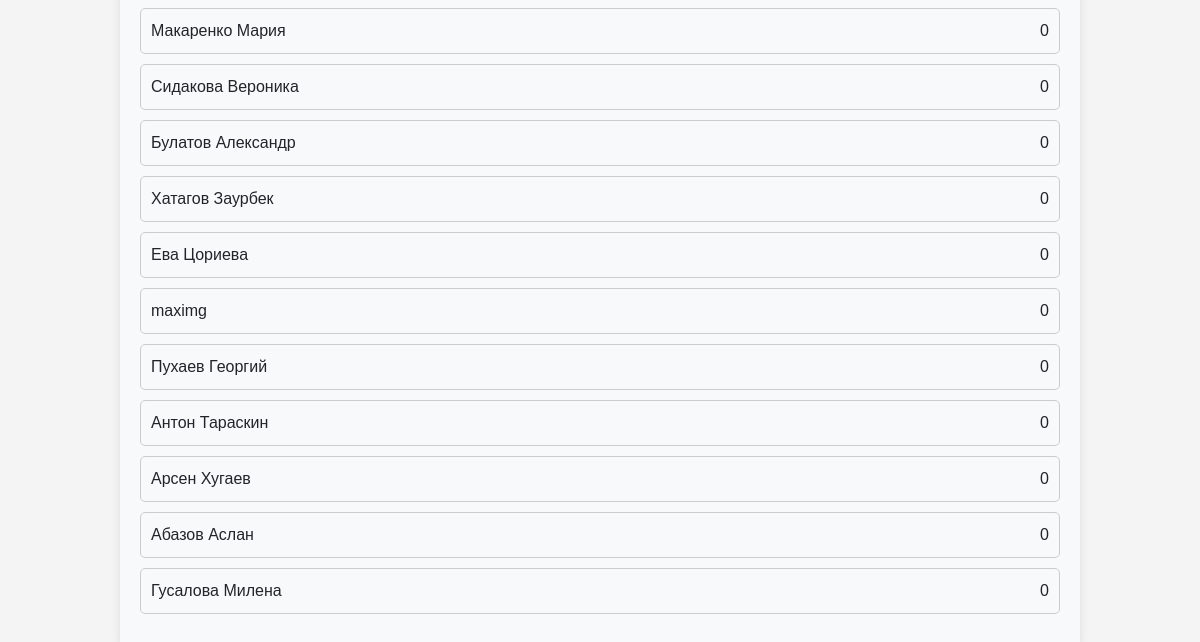
/top_students (signed in, lower part), run on an earlier commit of the app's database.
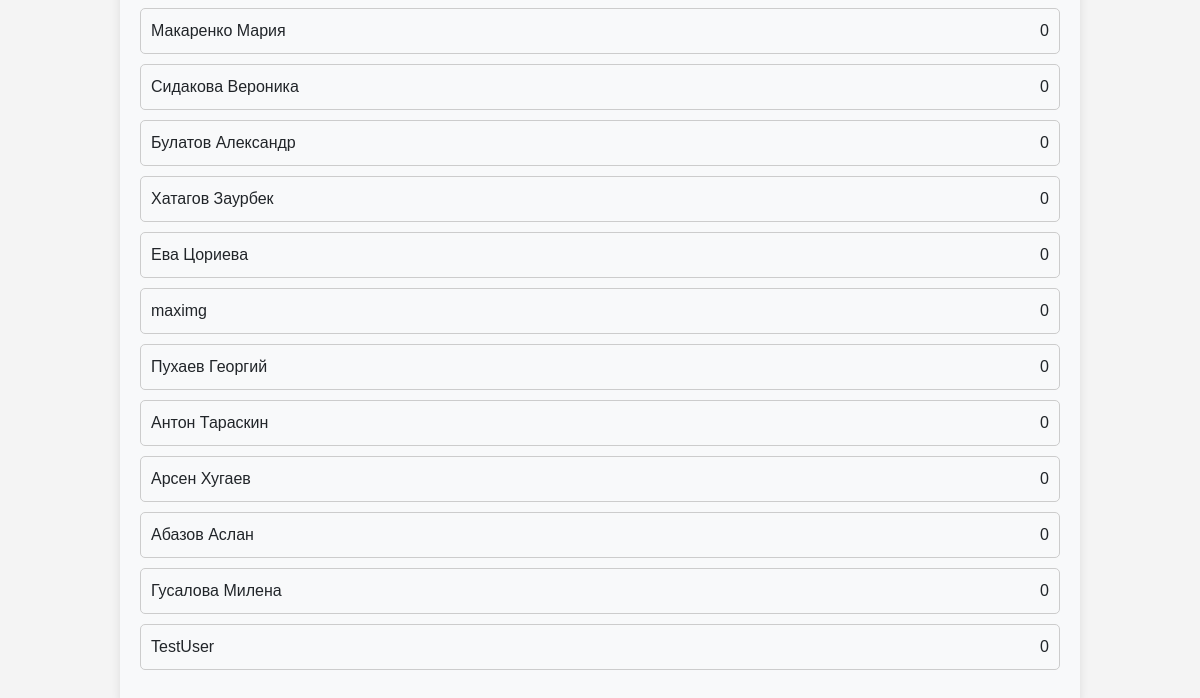
And on a later commit of the database.
### data/users.py (models this page shows)
class User(SqlAlchemyBase, UserMixin, SerializerMixin):
    __tablename__ = "users"
    id = sqlalchemy.Column(
        sqlalchemy.Integer,
        primary_key=True,
        autoincrement=True,
    )
    name = sqlalchemy.Column(
        sqlalchemy.String,
        nullable=True,
    )
    group_id = sqlalchemy.Column(
        sqlalchemy.Integer,
        sqlalchemy.ForeignKey(
            "groups.id",
            ondelete="CASCADE",
        ),
        nullable=False,
    )
    date_of_birth = sqlalchemy.Column(
        sqlalchemy.Date,
        nullable=False,
    )
    user_level = sqlalchemy.Column(
        sqlalchemy.String,
        default="student",
    )

### server.py (the view)
@app.route("/top_students")
@login_required
def top_students():
    if current_user.user_level == "admin":
        db_sess = db_session.create_session()
        students = db_sess.query(User).filter(User.user_level == "student").all()
        students_res = [
            [
                student.name,
                count_cor_wng_ans(
                    db_sess.query(BlitzTest)
                    .filter(
                        BlitzTest.student == student.id,
                    )
                    .all(),
                )[0],
            ]
            for student in students
        ]
        students_top = sorted(students_res, key=lambda x: x[1], reverse=True)
        return render_template(
            "top_students.html",
            title="Топ студентов",
            students_top=students_top,
        )
    abort(403)

### data/db_session.py (called while the page is built)
def create_session() -> Session:
    global __factory
    return __factory()

### server.py (called while the page is built)
@login_manager.user_loader
def load_user(user_id):
    db_sess = db_session.create_session()
    return db_sess.query(User).get(user_id)

### utils/count_correct_and_wrong_ans.py (called while the page is built)
def count_cor_wng_ans(student_tests):
    correct_ans = 0
    wrong_ans = 0
    for test in student_tests:
        if test.result_answer_1 == 1:
            correct_ans += 1
        if test.result_answer_2 == 1:
            correct_ans += 1
        if test.result_answer_3 == 1:
            correct_ans += 1
        if test.result_answer_4 == 1:
            correct_ans += 1
        if test.result_answer_5 == 1:
            correct_ans += 1
        if test.result_answer_1 == 0:
            wrong_ans += 1
        if test.result_answer_2 == 0:
            wrong_ans += 1
        if test.result_answer_3 == 0:
            wrong_ans += 1
        if test.result_answer_4 == 0:
            wrong_ans += 1
        if test.result_answer_5 == 0:
            wrong_ans += 1
    return [correct_ans, wrong_ans]

### templates/top_students.html (shortened to what this page needs)
{% extends "base.html" %}
{% block content %}
<body>
<ul id="testList">
    {% for name, res in students_top %}
    <li class="testItem">{{ name }}
        <div class="buttons-container"><a>{{ res }}</a></div>
    </li>
    {% endfor %}
</ul>
</body>
{% endblock %}

What changed in the data, as far as the page shows it:
added User: name "TestUser", res "0"
